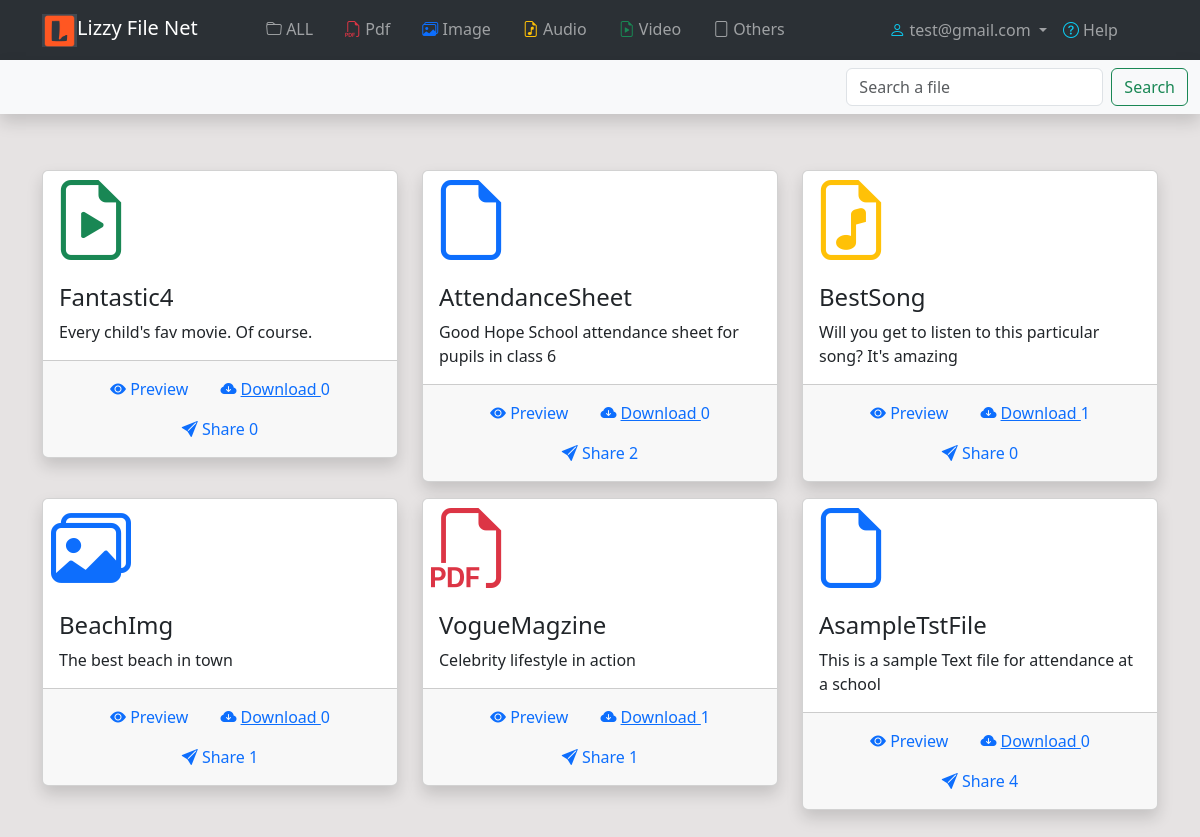
The app's page /dashboard/ (signed in) with its own data.
### users/models.py (models this page shows, shortened)
class CustomUser(AbstractUser):
    email = models.EmailField(unique=True)
    profilePicture = models.ImageField(default='default/defaultpicture.jpg', upload_to='profileImages')

### dashboard/models.py (models this page shows, shortened)
class MyFileManager(models.Model):
    file_name = models.CharField(max_length=200, default="File", blank=False)  # title
    file_description = models.TextField(default='This is a File', max_length=200, blank=False) # description
    file_type = models.CharField(max_length=20, choices=MYFILETYPES)
    my_file = models.FileField(upload_to="all_files")
    ids = models.AutoField(primary_key=True)
    file_upload_date =  models.DateTimeField(auto_now_add=True)
    downloadCount = models.PositiveIntegerField(default=0, blank=True)
    emailCount = models.PositiveIntegerField(default=0, blank=True)
    def get_color_code(self):
        return the_code[self.file_type][0]
    def get_icon(self):
        return the_code[self.file_type][1]
    class Meta:
        ordering = ('-file_upload_date',)

### dashboard/views.py (the view)
# urls.py: path('dashboard/', views.index, name='dashboard-index'),
@login_required
def index(request):
    if 'q' in request.GET:
        q = request.GET['q']
        the_files = MyFileManager.objects.filter(file_name__icontains=q)
    else:
        the_files = MyFileManager.objects.all()
    context = {
        'the_files': the_files,
        'urlFileType': "all",
    }
    return render(
        request=request,
        template_name='dashboard/index.html',
        context=context
    )

### templates/dashboard/index.html (shortened to what this page needs)
{% extends 'base/base.html' %}
{% block content %}
 <div class="container">
    <div class="row my-5">
        {% for the_file in the_files %}
            {% if urlFileType == 'all' or the_file.file_type == urlFileType %}
                <div class="col-lg-4 col-md-6 my-2">
                    <div class="card shadow">
                        <span class='text-{{ the_file.get_color_code }} display-1 ms-2'><i class="bi {{ the_file.get_icon }}"></i></span>
                        <div class="card-body">
                            <h4 class="card-title">{{ the_file.file_name }} </h4>
                            <p class="card-text"> {{ the_file.file_description }} </p>
                        </div>
                        <div class="card-footer text-muted">
                            <ul class="nav justify-content-center">
                                <li class="nav-item">
                                    <a class="nav-link" href="{% url 'preview' the_file.ids %}"> <i class="bi bi-eye-fill"></i> Preview </a>
                                </li>
                                <li class="nav-item">
                                    <button class="nav-link" onclick="location.href='{% url 'fileDownload' the_file.ids %}' " >
                                        <i class="bi bi-cloud-arrow-down-fill"></i>
                                        <a href="{{ the_file.my_file.url }}" download="">
                                            Download
                                        </a>
                                        {% if user.is_authenticated and user.is_staff and user.is_superuser %}
                                            <span> {{ the_file.downloadCount }} </span>
                                        {% endif %}
                                </li>
                                <li class="nav-item">
                                    <a class="nav-link" href="{% url 'shareFile' the_file.ids %}"> <i class="bi bi-send-fill"></i> Share
                                        {% if user.is_authenticated and user.is_staff and user.is_superuser %}
                                            <span> {{ the_file.emailCount }} </span>
                                        {% endif %}
                                    </a>
                                </li>
                            </ul>
                        </div>
                    </div>
                </div>
            {% endif %}
        {% endfor %}
    </div>
</div>
{% endblock %}

### templates/base/nav.html (shortened to what this page needs)
{% load static %}
<link rel="stylesheet" type="text/css" href="{% static 'style.css' %}">
<nav class="navbar-first navbar  navbar-expand-lg bg-body-tertiary"  data-bs-theme='dark'>
  <div class="container ">
    <a class="navbar-brand" href="{% url 'dashboard-index' %}">
        <img src="{% static '/images/lizzylogo.PNG' %}" alt="logo" width="35" height="auto" class="d-inline-block align-text-top">Lizzy File Net
    </a>
    <div class="collapse navbar-collapse" id="navbarSupportedContent">
      <ul class="nav-underline navbar-nav m-auto mb-2 mb-lg-0">
        <li class="nav-item">
          <a class="nav-link" aria-current="page" href="{% url 'specificFiles_all' %}">
            <span ><i class="bi bi-folder"></i></span>
            ALL
        </a>
        </li>
        <li class="nav-item">
          <a class="nav-link" aria-current="page" href="{% url 'specificFiles_pdf' %}">
            <span class='text-danger'><i class="bi bi-filetype-pdf"></i></span>
            Pdf
        </a>
        </li>
        <li class="nav-item">
          <a class="nav-link" href="{% url 'specificFiles_image' %}">
            <span class='text-primary'><i class="bi bi-images"></i></span>
            Image
        </a>
        </li>
        <li class="nav-item">
          <a class="nav-link" href="{% url 'specificFiles_audio' %}">
            <span class='text-warning'><i class="bi bi-file-earmark-music"></i></span>
            Audio
        </a>
        </li>
        <li class="nav-item">
          <a class="nav-link" href="{% url 'specificFiles_video' %}">
            <span class='text-success'><i class="bi bi-file-earmark-play"></i></span>
            Video
        </a>
        </li>
        <li class="nav-item">
          <a class="nav-link" href="{% url 'specificFiles_other' %}">
            <span class='text'><i class="bi bi-file"></i></span>
            Others
        </a>
        </li>
      </ul>
      <ul class="navbar-nav ms-auto mb-2 mb-lg-0">
        <li class="nav-item dropdown">
          <a class="nav-link dropdown-toggle" href="#" role="button" data-bs-toggle="dropdown" aria-expanded="false">
            <span class='text-info'><i class="bi bi-person"></i></span>
            {{ user.email }}
          </a>
        </li>
        <li class="nav-item">
            <a class="nav-link" href="#">
                <span class='text-info'><i class="bi bi-question-circle"></i></span>
                Help
            </a>
        </li>
      <ul>
    </div>
  </div>
</nav>
<nav class="navbar-second navbar bg-body-tertiary shadow ">
    <div class="container-fluid justify-content-end">
      <form class="d-flex" role="search">
        <input class="form-control me-2" name="q" type="search" placeholder="Search a file" aria-label="Search">
        <button class="btn btn-outline-success" type="submit">Search</button>
      </form>
    </div>
</nav>

### static/style.css (style rules this page uses)
body { background: rgb(230, 227, 227); }

### records on screen
CustomUser: email "test@gmail.com"
MyFileManager: file_name "Fantastic4", file_description "Every child's fav movie. Of course.", downloadCount "0", emailCount "0"
MyFileManager: file_name "AttendanceSheet", file_description "Good Hope School attendance sheet for pupils in class 6", downloadCount "0", emailCount "2"
MyFileManager: file_name "BestSong", file_description "Will you get to listen to this particular song? It's amazing", downloadCount "1", emailCount "0"
MyFileManager: file_name "BeachImg", file_description "The best beach in town", downloadCount "0", emailCount "1"
MyFileManager: file_name "VogueMagzine", file_description "Celebrity lifestyle in action", downloadCount "1", emailCount "1"
MyFileManager: file_name "AsampleTstFile", file_description "This is a sample Text file for attendance at a school", downloadCount "0", emailCount "4"
